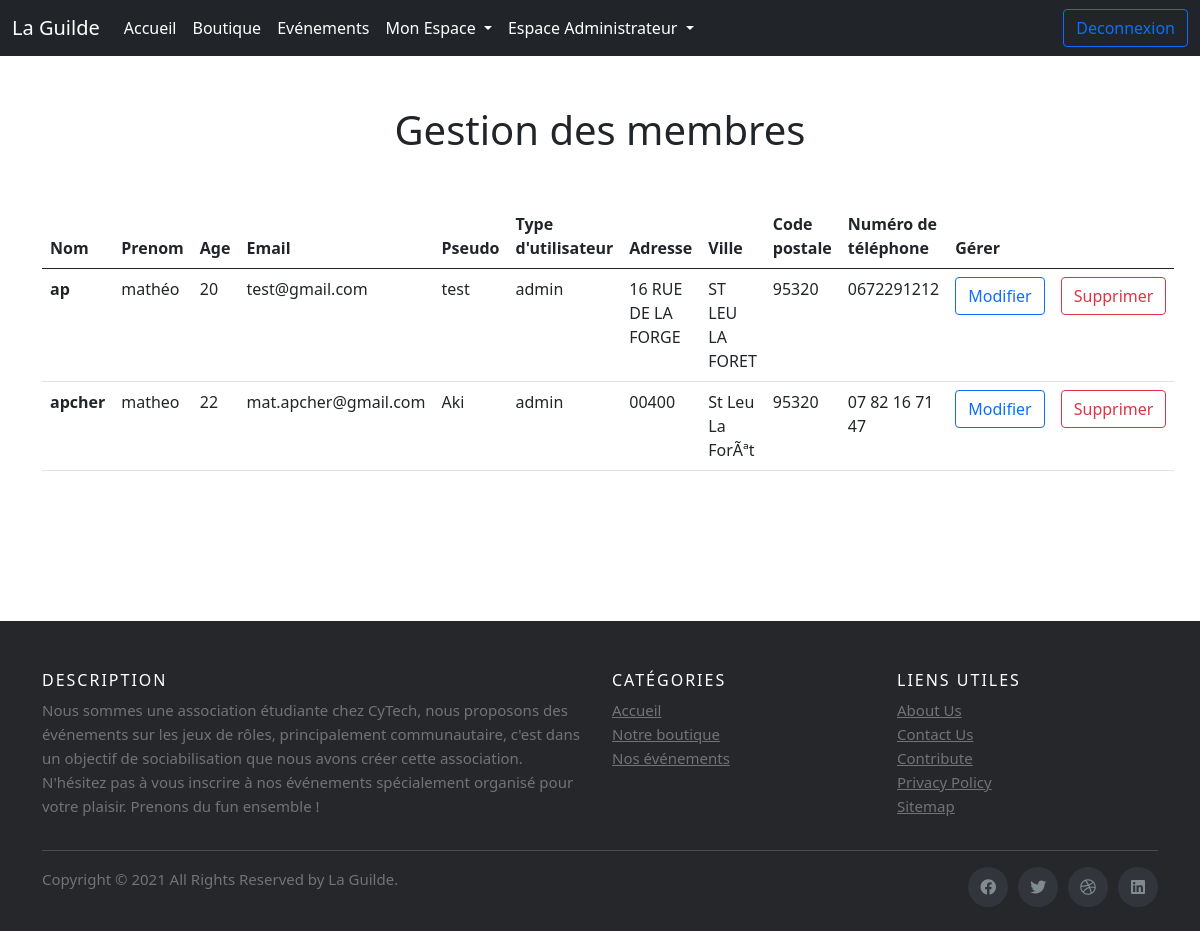
Page /gestionMembres.php (signed in) on the committed database.
### tables this page shows
CREATE TABLE IF NOT EXISTS `utilisateurs` (
  `id` int(10) NOT NULL AUTO_INCREMENT,
  `nom` varchar(30) NOT NULL,
  `prenom` varchar(30) NOT NULL,
  `age` int(10) NOT NULL,
  `mail` varchar(100) NOT NULL,
  `mdp` varchar(100) NOT NULL,
  `pseudo` varchar(100) NOT NULL,
  `idtypeUtilisateurs` int(10) NOT NULL DEFAULT '2',
  `adresse` varchar(100) DEFAULT NULL,
  `ville` varchar(100) DEFAULT NULL,
  `codePostale` int(10) DEFAULT NULL,
  `telephone` varchar(100) DEFAULT NULL,
  PRIMARY KEY (`id`),
  UNIQUE KEY `mail` (`mail`),
  KEY `idtypeutilisateurs` (`idtypeUtilisateurs`)
);

CREATE TABLE IF NOT EXISTS `typeutilisateurs` (
  `id` int(10) NOT NULL AUTO_INCREMENT,
  `type` varchar(50) NOT NULL,
  PRIMARY KEY (`id`)
);

### gestionMembres.php (the view, shortened to what this page needs)
<?php
	 		      $servname = 'localhost';
            $dbname = 'projetinfo1';
            $user = 'root';
            $pass = '';
            try{
                $dbco = new PDO("mysql:host=$servname;dbname=$dbname", $user, $pass);
                $dbco->setAttribute(PDO::ATTR_ERRMODE, PDO::ERRMODE_EXCEPTION);
            }
            catch(PDOException $e){
              echo "Erreur : " . $e->getMessage();
            }
            $sql = 'SELECT * FROM utilisateurs';
            $query = $dbco->prepare($sql);
            $query->execute();
            $Reponse = $query->fetchAll();
            $sql1 = 'SELECT id FROM utilisateurs';
            $query1 = $dbco->prepare($sql1);
            $query1->execute();
            $Reponse1 = $query1->fetchAll();
?>
<!DOCTYPE html>
<html>
  <head>
    <link href="https://cdn.jsdelivr.net/npm/bootstrap@5.0.1/dist/css/bootstrap.min.css" rel="stylesheet">
    <link rel="stylesheet" type="text/css" href="css/accueil.css">
    <link rel="stylesheet" type="text/css" href="css/footer.css">
	<link rel="stylesheet" href="https://use.fontawesome.com/releases/v5.15.3/css/all.css">
  </head>
  <body>
<?php include 'menu.php'; ?>
<form action="gestionBoutique.php" method="POST">
    <div class="container" style="margin-bottom: 150px;">
        <div class="row justify-content-center">
            <h1 class="text-center title-top"> Gestion des membres </h1>
        </div>
        <div>
            <table class="table">
                <thead>
                    <tr>
                    <th scope="col">Nom </th>
                    <th scope="col">Prenom</th>
                    <th scope="col">Age</th>
                    <th scope="col">Email</th>
                    <th scope="col">Pseudo</th>
                    <th scope="col">Type d'utilisateur</th>
                    <th scope="col">Adresse</th>
                    <th scope="col">Ville</th>
                    <th scope="col">Code postale</th>
                    <th scope="col">Numéro de téléphone</th>
                    <th colspan="2">Gérer</th>
                    </tr>
                </thead>
                <tbody>
                <?php
                    for($i=0 ; $i <= $nbElement = count($Reponse1) ; $i++) {
                        if(isset($Reponse1[$i])) { ?>
                            <tr>
                            <th scope="row"><?php echo($Reponse[$i]['nom']); ?></th>
                            <td><?php echo($Reponse[$i]['prenom']); ?></td>
                            <td><?php echo($Reponse[$i]['age']); ?></td>
                            <td><?php echo($Reponse[$i]['mail']); ?></td>
                            <td><?php echo($Reponse[$i]['pseudo']); ?></td>
                            <td><?php  $sql2 = 'SELECT type FROM typeutilisateurs WHERE id = "'.$Reponse[$i]['idtypeUtilisateurs'].'"';
                            $query2 = $dbco->prepare($sql2);
                            $query2->execute();
                            $Reponse2 = $query2->fetchAll();
                            echo($Reponse2[0]['type']);?></td>
                            <td><?php echo($Reponse[$i]['adresse']); ?></td>
                            <td><?php echo($Reponse[$i]['ville']); ?></td>
                            <td><?php echo($Reponse[$i]['codePostale']); ?></td>
                            <td><?php echo($Reponse[$i]['telephone']); ?></td>
                            <td><button type="button" class="btn btn-outline-primary">Modifier</button></td>
                            <td><button type="button" name="<?php echo ($Reponse[$i]['id'])?>" class="btn btn-outline-danger">Supprimer</button></td>
                            </tr>
                        <?php }
                    }
                    ?>
                </tbody>
            </table>
        </div>
    </div>
</form>
<?php include 'footer.php' ?>
</body>
</html>

### css/accueil.css (style rules this page uses)
body { scroll-behavior: smooth; }
.title-top { margin-top: 50px; margin-bottom: 50px; }

### rows in the picture
utilisateurs: nom "ap", prenom "mathéo", age "20", mail "test@gmail.com", pseudo "test", idtypeUtilisateurs.type "admin", adresse "16 RUE DE LA FORGE", ville "ST LEU LA FORET", codePostale "95320", telephone "0672291212"
utilisateurs: nom "apcher", prenom "matheo", age "22", mail "mat.apcher@gmail.com", pseudo "Aki", idtypeUtilisateurs.type "admin", adresse "00400", ville "St Leu La ForÃªt", codePostale "95320", telephone "07 82 16 71 47"
